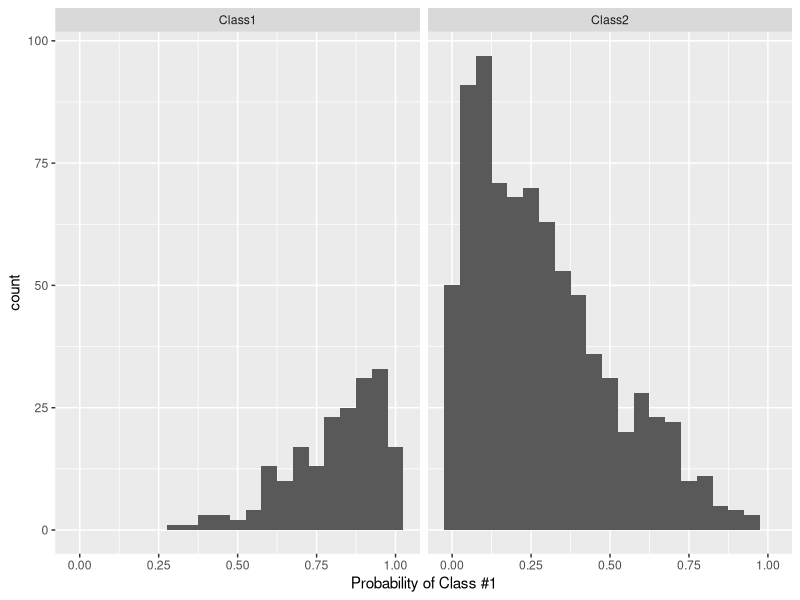

The R source for this figure: (Note: this script raises an error after producing the figure.)
# ___ID___.R
#
# Purpose:  A Bioinformatics Course:
#              R code accompanying the APB-ML-Measuring_performance unit.
#
# Version:  0.1
#
# Date:     2017  10  09
# Author:   Aobo Cui (albert.cui@mail.utoronto.ca)
#
# Versions:
#           0.1    (Describe ...)

#
# TODO:
#
#
# == DO NOT SIMPLY  source()  THIS FILE! =======================================
#
# If there are portions you don't understand, use R's help system, Google for an
# answer, or ask your instructor. Don't continue if you don't understand what's
# going on. That's not how it works ...
#
# ==============================================================================


# = 0 Load packages
library(caret)
library(mlbench)  # for loading some bench marking datasets


# = 1 Metrics for classification where predictions are classes

# = 1.1 Generating some data to play with
set.seed(42)
true_class <- factor(sample(paste0("Class", 1:2), 
                            size = 1000,
                            prob = c(.2, .8), replace = TRUE))
true_class <- sort(true_class)
class1_probs <- rbeta(sum(true_class == "Class1"), 4, 1)
class2_probs <- rbeta(sum(true_class == "Class2"), 1, 2.5)
test_set <- data.frame(obs = true_class,
                       Class1 = c(class1_probs, class2_probs))
test_set$Class2 <- 1 - test_set$Class1
test_set$pred <- factor(ifelse(test_set$Class1 >= .5, "Class1", "Class2"))

# Plot the distribution of Class 1 probabilities
ggplot(test_set, aes(x = Class1)) + 
  geom_histogram(binwidth = .05) + 
  facet_wrap(~obs) + 
  xlab("Probability of Class #1")

# Generating the predicted classes based on the typical 50% cutoff for the probabilities, 
# we can compute the confusion matrix, which shows a cross-tabulation of the observed and predicted classes. 
# The confusionMatrix function can be used to generate these results:
confusionMatrix(data = test_set$pred, reference = test_set$obs)

# Or get the confusion matrix w.r.t Precision/Recall
confusionMatrix(data = test_set$pred, reference = test_set$obs, mode = "prec_recall")

# Generate Accuracy and Kappa statistics
postResample(pred = test_set$pred, obs = test_set$obs)







# = 2 Metrics for classification where predictions are probabilities

# Compute the area under the ROC curve and the specificity and sensitivity under the 50% cutoff.
# Note: 
#   - this function uses the first class level to define the “event” of interest. 
#     To change this, use the lev option to the function
#   - There must be columns in the data for each of the class probabilities
#     (named the same as the outcome’s class levels)
twoClassSummary(test_set, lev = levels(test_set$obs))

# A similar function can be used to get the analugous precision-recall values 
# and the area under the precision-recall curve:
# This requires MLmetrics
prSummary(test_set, lev = levels(test_set$obs))

# Compute logLoss
mnLogLoss(test_set, lev = levels(test_set$obs))

# A number of relevant metrics
# the overall accuracy and Kappa statistics using the predicted classes
# the negative of the multinomial log loss (if class probabilities are available)
# averages of the “one versus all” statistics such as sensitivity, specificity, the area under the ROC curve, etc.
multiClassSummary(test_set, lev = levels(test_set$obs))


# = 3 Visualizations

# = 3.1 ROC
# A helper library for plotting ROCs
library(pROC)

# Lets just use the Sonar dataset
data(Sonar)
control <- trainControl(method="cv", 
                        summaryFunction=twoClassSummary, 
                        classProbs=T,
                        savePredictions = T)
fit <- train(Class ~ ., data=Sonar, 
             method="rf", preProc=c("center", "scale"), 
             metric="ROC", trControl=control)

# Select a parameter setting
selectedIndices <- fit$pred$mtry == 2
# Plot:
plot.roc(fit$pred$obs[selectedIndices],
         fit$pred$M[selectedIndices])

# = 3.2 Lift Curves
set.seed(2)
lift_training <- twoClassSim(1000)
lift_testing  <- twoClassSim(1000)

ctrl <- trainControl(method = "cv", classProbs = TRUE,
                     summaryFunction = twoClassSummary)

set.seed(1045)
fda_lift <- train(Class ~ ., data = lift_training,
                  method = "fda", metric = "ROC",
                  tuneLength = 20,
                  trControl = ctrl)
set.seed(1045)
lda_lift <- train(Class ~ ., data = lift_training,
                  method = "lda", metric = "ROC",
                  trControl = ctrl)

set.seed(1045)
c5_lift <- train(Class ~ ., data = lift_training,
                 method = "C5.0", metric = "ROC",
                 tuneLength = 10,
                 trControl = ctrl,
                 control = C5.0Control(earlyStopping = FALSE))

## Generate the test set results
lift_results <- data.frame(Class = lift_testing$Class)
lift_results$FDA <- predict(fda_lift, lift_testing, type = "prob")[,"Class1"]
lift_results$LDA <- predict(lda_lift, lift_testing, type = "prob")[,"Class1"]
lift_results$C5.0 <- predict(c5_lift, lift_testing, type = "prob")[,"Class1"]
head(lift_results)

# The lift function does the calculations and the corresponding plot function is used to plot
# the lift curve (although some call this the gain curve). The value argument creates reference lines
lift_obj <- lift(Class ~ FDA + LDA + C5.0, data = lift_results)
ggplot(lift_obj, values = 60)

# = 3.3 Calibration Curves
# Calibration curves can be used to characterisze how consistent the predicted 
# class probabilities are with the observed event rates.

# Other functions in the gbm package, the rms package (and others) can also produce calibrartion curves. 
# The format for the function is very similar to the lift function:
cal_obj <- calibration(Class ~ FDA + LDA + C5.0,
                       data = lift_results,
                       cuts = 13)

# Notice the confidence intervals for the proportions inside of the subsets:
ggplot(cal_obj)

# = 4 Metrics for regression
# First load packages and sample data
# You can choose any dataset with continous data as labels
data(BostonHousing)
# data(longley)

dataset <- BostonHousing

set.seed(280)
bh_index <- createDataPartition(dataset$medv, p = .75, list = FALSE)
bh_tr <- dataset[ bh_index, ]
bh_te <- dataset[-bh_index, ]

set.seed(7279)
lm_fit <- train(medv ~ . + rm:lstat,
                data = bh_tr, 
                method = "lm")
bh_pred <- predict(lm_fit, bh_te)

lm_fit

# Get the RMSE, R-squared, and MAE
postResample(pred = bh_pred, obs = bh_te$medv)

